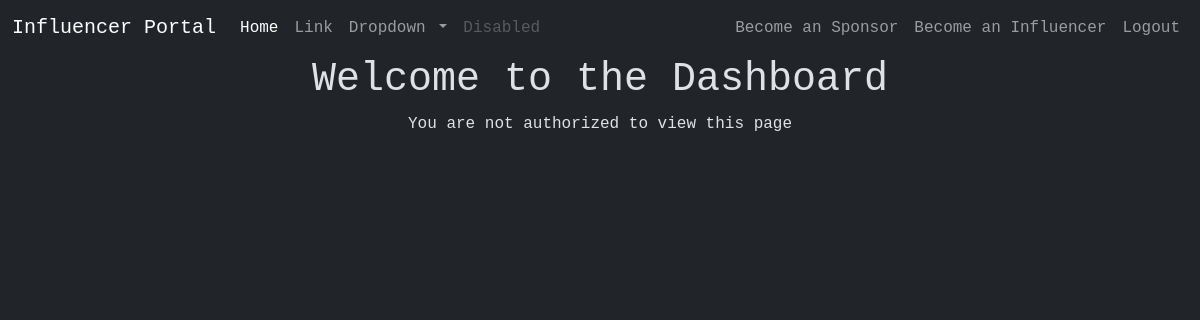
The page /dashboard (signed in) on the database as committed earlier.
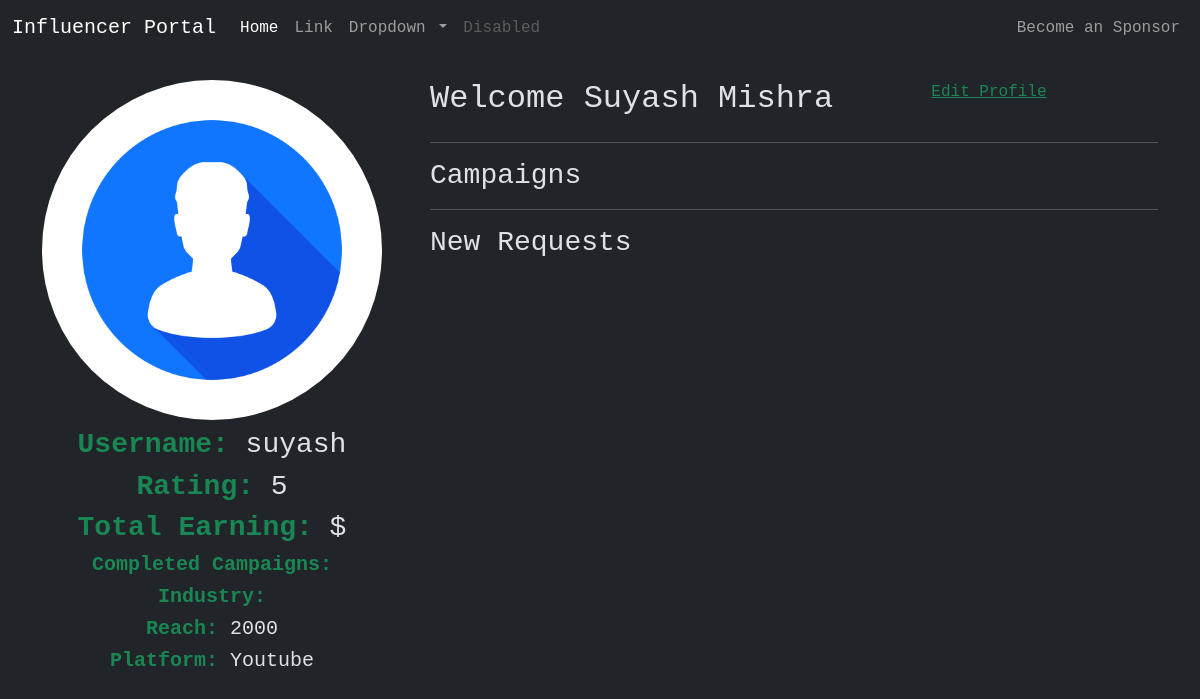
The same page on the database as committed later.
### models/__init__.py (models this page shows, shortened)
class Base(DeclarativeBase):
    pass

class User(Base, UserMixin):
    __tablename__ = 'users'
    id: Mapped[int] = mapped_column(primary_key=True)
    name: Mapped[str] = mapped_column(nullable=False)
    username: Mapped[str] = mapped_column(nullable=False)
    email_address: Mapped[str] = mapped_column(unique=True, nullable=False)
    password_hash: Mapped[str] = mapped_column(nullable=False)
    wallet: Mapped[int] = mapped_column(nullable=False, default=1000)
    currently_logged_in_as: Mapped[bool] = mapped_column(nullable=False, default=False)
    is_sponsor: Mapped[bool] = mapped_column(nullable=False, default=False)
    sponsor: Mapped['Sponsor'] = relationship(back_populates='user')
    is_influencer: Mapped[bool] = mapped_column(nullable=False, default=False)
    influencer: Mapped['Influencer'] = relationship(
        back_populates='user')
    @property
    def password(self):
        return self.password
    @property
    def role(self):
        return self.role
    @role.setter
    def role(self, role):
        if role == 'influencer':
            self.is_influencer = True
        if role == 'sponsor':
            self.is_sponsor = True

class Influencer(Base):
    __tablename__ = 'influencers'
    id: Mapped[int] = mapped_column(primary_key=True)
    influencer_id: Mapped[int] = mapped_column(ForeignKey('users.id'))
    user: Mapped['User'] = relationship(back_populates='influencer')
    category: Mapped[str] = mapped_column(nullable=False)
    niche: Mapped[str] = mapped_column(nullable=False)
    reach: Mapped[int] = mapped_column(nullable=False, default=1)
    rating: Mapped[int] = mapped_column(nullable=False, default=5)
    finished_campaigns:Mapped[int] = mapped_column(nullable=False, default=0)
    active_campaigns: Mapped[List['Campaign']] = relationship(
        back_populates='assigned_to')
    ad_requests: Mapped[List['AdRequest']] = relationship(
        back_populates='influencer')

### routes/__init__.py (the view)
@app.route('/dashboard')
@login_required
def dashboard_page():
    return render_template('dashboard.html',progress=80)

### models/__init__.py (called while the page is built)
@login_manager.user_loader
def load_user(user_id):
    return session.query(User).get(int(user_id))

### app/templates/dashboard.html (shortened to what this page needs)
{% extends 'base.html'%} {% block title %}Dashboard{% endblock %} {% block
content %} {% if current_user.is_sponsor or current_user.is_influencer %}
<div class="container mt-4">
	<div id="influencer">
		<div class="row gx-md-5">
			<div class="col-12 col-md-4">
				<img
					src="/static/img/profile.jpg"
					alt="Profile Pic"
					class="w-100 rounded rounded-circle"
				/>
				<h3 class="text-center mt-2">
					<strong class="text-success">Username: </strong>
					{{current_user.username}}
				</h3>
				<h3 class="text-center mt-2">
					<strong class="text-success">Rating: </strong>
					{{current_user.influencer.rating}}
				</h3>
				<h3 class="text-center mt-2">
					<strong class="text-success">Total Earning: </strong>
					{{current_user.earning}} $
				</h3>
				<h5 class="text-center mt-2">
					<strong class="text-success">Completed Campaigns: </strong>
				</h5>
				<h5 class="text-center mt-2">
					<strong class="text-success">Industry: </strong>
				</h5>
				<h5 class="text-center mt-2">
					<strong class="text-success">Reach: </strong>
					{{current_user.influencer.reach}}
				</h5>
				<h5 class="text-center mt-2">
					<strong class="text-success">Platform: </strong>
					{{current_user.influencer.category}}
				</h5>
			</div>
			<div class="col-12 col-md-8">
				<div class="row">
					<h2 class="col-12 col-md-8">
						Welcome {{current_user.name}}
					</h2>
					<a class="col-12 col-md-4 text-success" href="#"
						>Edit Profile</a
					>
				</div>
				<hr />
				<div class="">
					<h3 class="col-12">Campaigns</h3>
					<hr />
					<div class="col-12">
						<h3 class="col-12">New Requests</h3>
				</div>
				<br /><br /><br /><br /><br /><br /><br /><br /><br /><br /><br /><br /><br /><br /><br /><br />
			</div>
		</div>
	</div>
	{%else%}
	<div class="container">
		<div class="row">
			<div class="col-md-12">
				<h1 class="text-center">Welcome to the Dashboard</h1>
			</div>
		</div>
		<div class="row">
			<div class="col-md-12">
				<p class="text-center">
					You are not authorized to view this page
				</p>
			</div>
		</div>
	</div>
	{%endif%} {% endblock%}

### app/templates/base.html (shortened to what this page needs)
<!DOCTYPE html>
<html lang="en" data-bs-theme="dark">
	<head>
<link rel="stylesheet" href="https://cdnjs.cloudflare.com/ajax/libs/font-awesome/4.7.0/css/font-awesome.min.css">
		<link href="https://cdn.jsdelivr.net/npm/bootstrap@5.3.3/dist/css/bootstrap.min.css" rel="stylesheet">
	</head>
	<body >
		{%include 'includes/navbar.html' %}
		<div class="">
		{% block content %} {% endblock %}
</div>
	</body>
</html>

### app/templates/includes/navbar.html (shortened to what this page needs)
<nav class="navbar navbar-expand-lg navbar-dark bg-dark">
	<div class="container-fluid">
		<a class="navbar-brand" href="#"> Influencer Portal </a>
		<div class="collapse navbar-collapse" id="navbarSupportedContent">
			<ul class="navbar-nav me-auto mb-2 mb-lg-0">
				<li class="nav-item">
					<a class="nav-link active" aria-current="page" href="#"
						>Home</a
					>
				</li>
				<li class="nav-item">
					<a class="nav-link" href="#">Link</a>
				</li>
				<li class="nav-item dropdown">
					<a
						class="nav-link dropdown-toggle"
						href="#"
						id="navbarDropdown"
						role="button"
						data-bs-toggle="dropdown"
						aria-expanded="false"
					>
						Dropdown
					</a>
				</li>
				<li class="nav-item">
					<a
						class="nav-link disabled"
						href="#"
						tabindex="-1"
						aria-disabled="true"
						>Disabled</a
					>
				</li>
			</ul>
			{%if current_user.is_authenticated %}
				{%if current_user.is_sponsor%}
					{% if current_user.currently_logged_in_as == False %}
					<ul class="navbar-nav disabled">
						<li class="float-end">
							<a class="nav-link" href="#">Switch to Sponsor</a>
						</li>
					</ul>
					{%endif%}
			{%else%}
				<ul class="navbar-nav disabled">
					<li class="float-end">
						<a class="nav-link" href="#">Become an Sponsor</a>
					</li>
				</ul>
			{%endif%}
			{%if current_user.is_influencer %}
			{% if current_user.currently_logged_in_as%}
			<ul class="navbar-nav disabled">
				<li class="float-end">
					<a class="nav-link" href="#">Switch to Influencer</a>
				</li>
			</ul>
			{%endif%}
			{%else%}
			<ul class="navbar-nav disabled">
				<li class="float-end">
					<a class="nav-link" href="#">Become an Influencer</a>
				</li>
			</ul>
			<ul class="navbar-nav">
				<li class="float-end">
					<a class="nav-link" href="{{url_for('logout_page')}}"
						>Logout</a
					>
				</li>
			</ul>
			{%endif%}
			{%endif%}
		</div>
	</div>
</nav>

### app/templates/base.html (style rules this page uses)
body { font-family: monospace; }

Rows that differ between the two databases and show on the page:
now on this page (row edited): User: username "suyash", name "Suyash Mishra"
changed User: is_influencer False → True (drawn)
added Influencer: influencer.rating "5", influencer.reach "2000", influencer.category "Youtube"
Other text that changed with them:
text no longer shown: "Become an Influencer Logout Welcome to the Dashboard You are not authorized to view this page"
text now shown: "Username: Rating: Total Earning: $ Completed Campaigns: Industry: Reach: Platform: Welcome Edit Profile Campaigns New Requests"
